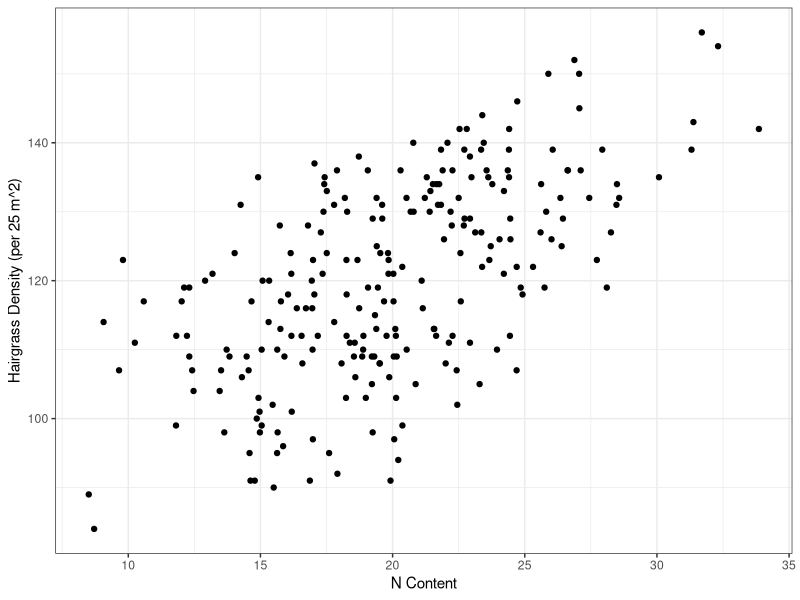
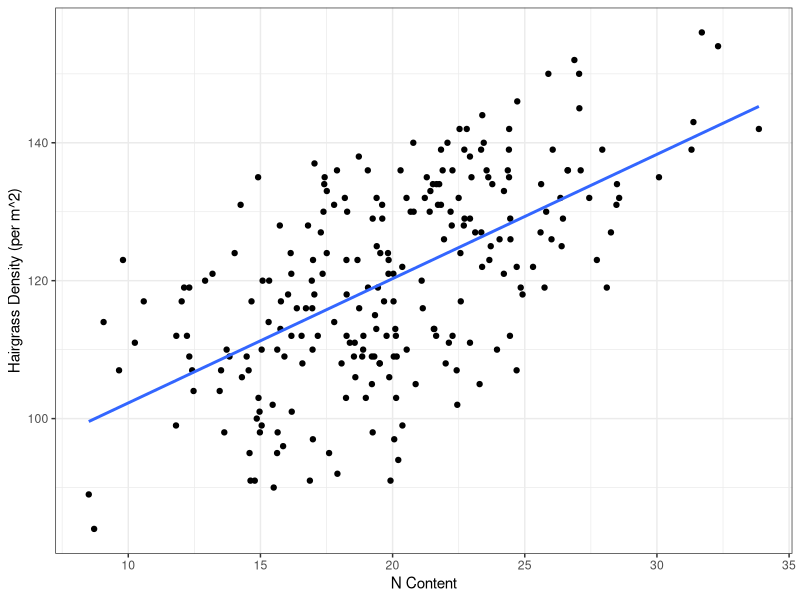
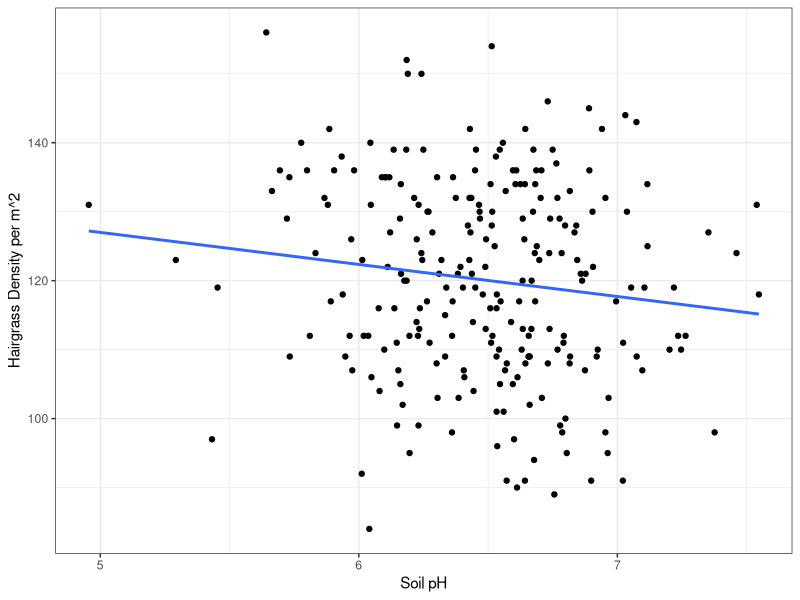

These charts were generated, in order, by the following R code:
## ---- chunk 1
knitr::opts_chunk$set(echo = TRUE)
## ---- chunk 2
library(tidyverse)
hairgrass_data <- read_csv("../../module_3/data/hairgrass_data.csv")
## ---- chunk 3
head(hairgrass_data)
tail(hairgrass_data)
## ---- chunk 4
hairgrass_data %>% 
  summarise(mean_N = mean(soil_nitrogen),
            sd_N = sd(soil_nitrogen))
## ---- chunk 5
ggplot(hairgrass_data, aes(soil_nitrogen, hairgrass_density)) +
  geom_point() +
  labs(x = "N Content",
       y = "Hairgrass Density (per 25 m^2)") +
  theme_bw()
## ---- chunk 6
ggplot(hairgrass_data, aes(soil_nitrogen, hairgrass_density)) +
  geom_point() +
  geom_smooth(method = "lm", se = FALSE) +
  labs(x = "N Content",
       y = "Hairgrass Density (per m^2)") +
  theme_bw()

# method = "lm" is required!
# se = FALSE is optional
## ---- chunk 7
r_nitrogen <- cor(x = hairgrass_data$soil_nitrogen, y = hairgrass_data$hairgrass_density)
r_nitrogen
## ---- chunk 8
r_nitrogen^2
## ---- chunk 9
r_nitrogen^2 * 100
## ---- chunk 10
nitrogen_model <- lm(hairgrass_density ~ soil_nitrogen, data = hairgrass_data)
summary(nitrogen_model)
## ---- chunk 11
hairgrass_data %>% 
  summarize(mean_pH = mean(soil_ph),
            sd_pH = sd(soil_ph))
## ---- chunk 12
ggplot(hairgrass_data, aes(soil_ph, hairgrass_density)) +
  geom_point() +
  geom_smooth(method = "lm", se = FALSE) +
  labs(x = "Soil pH",
       y = "Hairgrass Density per m^2") + 
  theme_bw()
## ---- chunk 13
r_ph <- cor(x = hairgrass_data$soil_ph, y = hairgrass_data$hairgrass_density)
## ---- chunk 14
r_ph^2
## ---- chunk 15
# hairgrass density  = m(soil_ph) + b
## ---- chunk 16
ph_model <- lm(hairgrass_density ~ soil_ph, data = hairgrass_data)
summary(ph_model)
